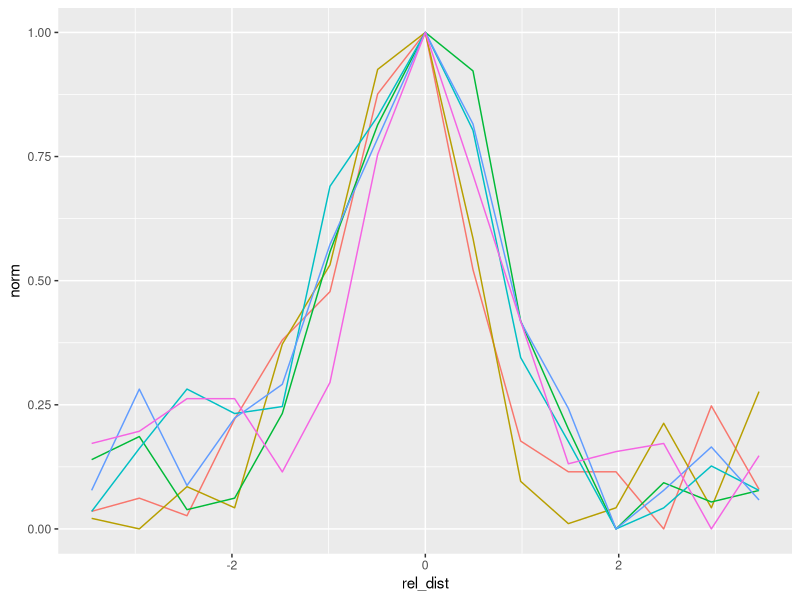
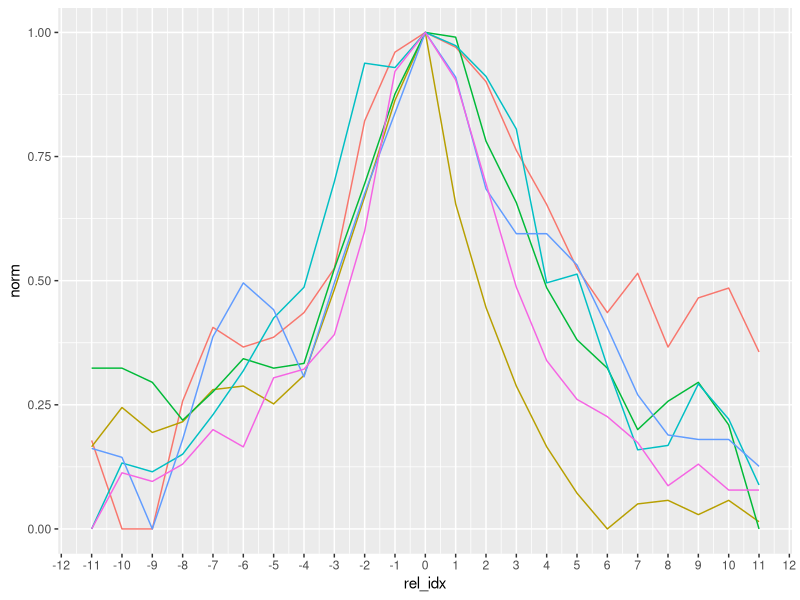
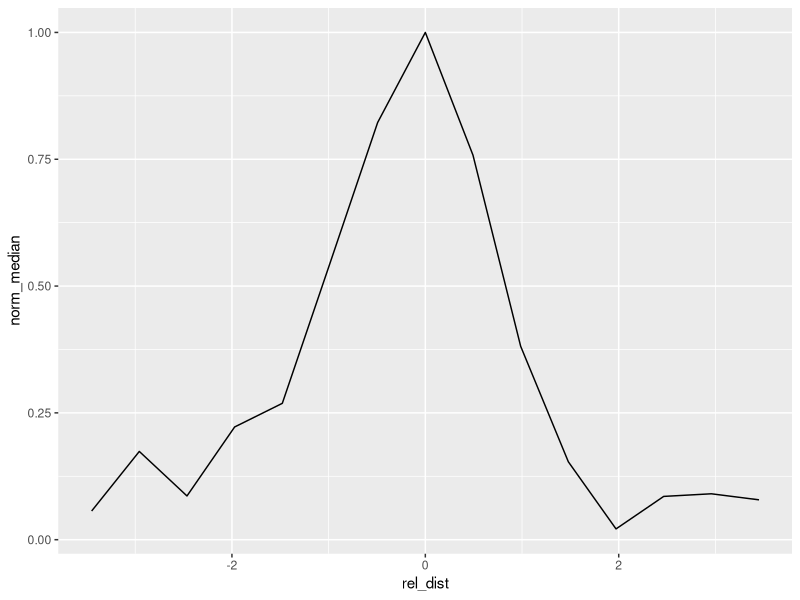
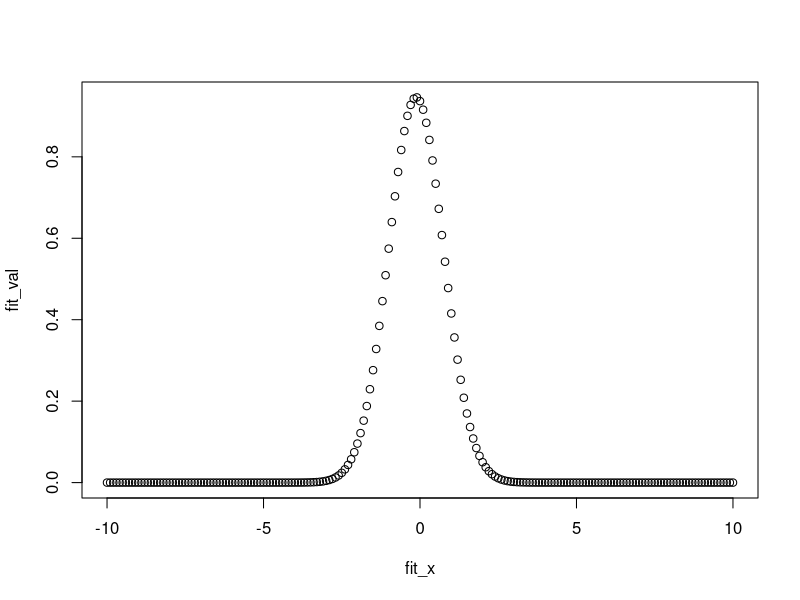
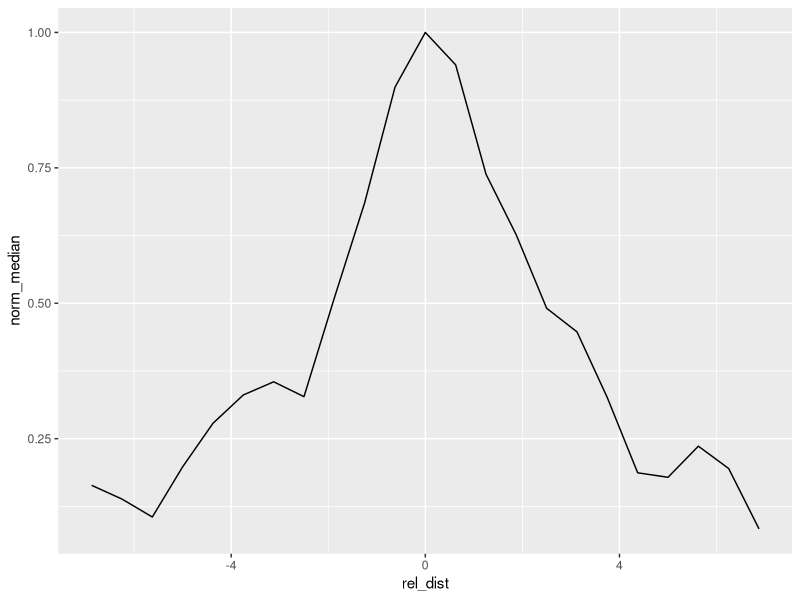
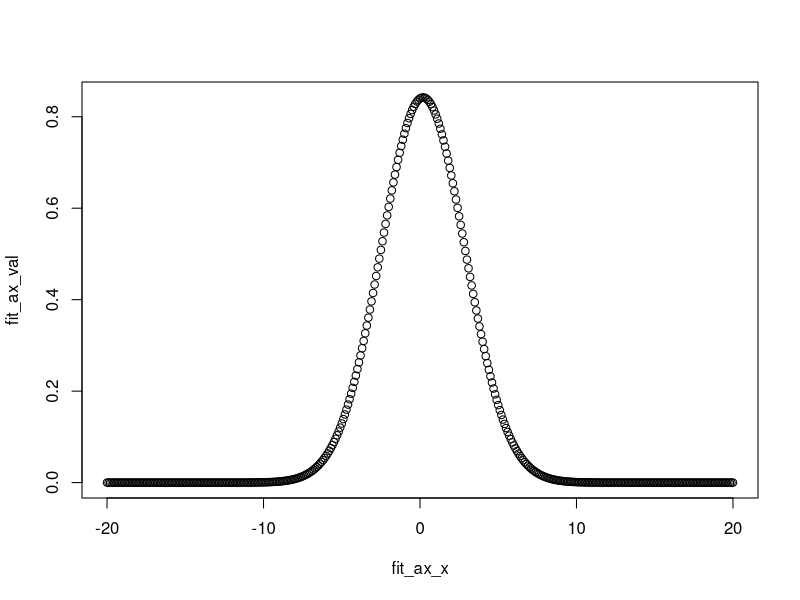
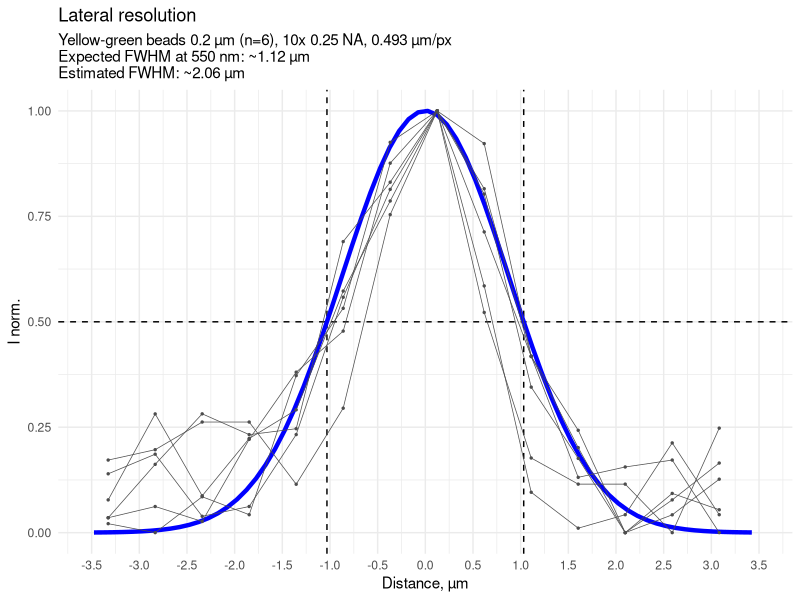
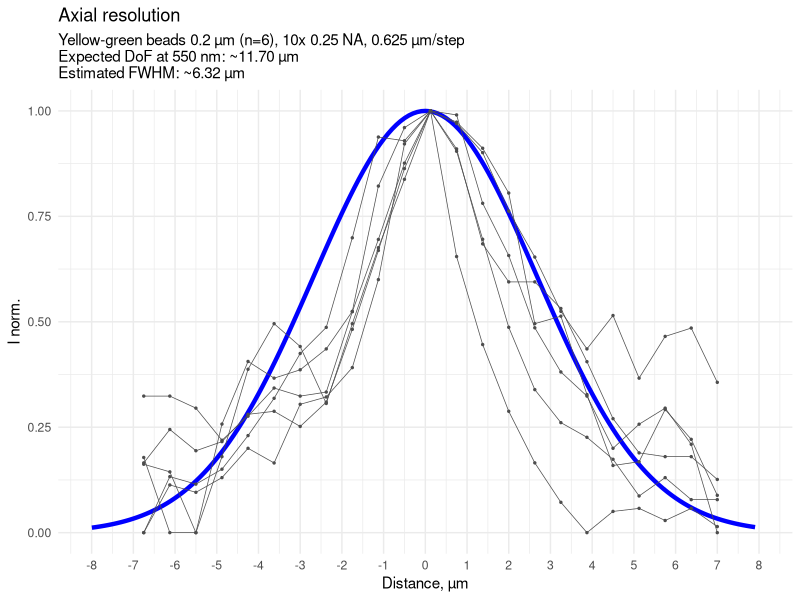

Write R code to recreate these figures, in order.

require(dplyr)
require(tidyr)
require(purrr)
require(rstatix)
require(ggplot2)
require(ggpubr)

setwd('~/bio_hardware/SPIM-Im/3_notes/26_06_25_beads/')

px.size <- 0.493  # um/px
px.zstep <- 0.625  # um/step

##### LATERAL #####
df <- rbind(read.csv('beads/lateral/01.csv') %>% mutate(bead = '01'),
            read.csv('beads/lateral/02.csv') %>% mutate(bead = '02'),
            read.csv('beads/lateral/03.csv') %>% mutate(bead = '03'),
            read.csv('beads/lateral/04.csv') %>% mutate(bead = '04'),
            read.csv('beads/lateral/05.csv') %>% mutate(bead = '05'),
            read.csv('beads/lateral/06.csv') %>% mutate(bead = '06')) %>%
      mutate(bead = as.factor(bead)) %>%
      group_by(bead) %>%
      mutate(norm = (Gray_Value-min(Gray_Value))/(max(Gray_Value)-min(Gray_Value)),
             idx = seq(1, length(Gray_Value)),
             rel_idx = idx - 8,
             rel_dist = rel_idx * px.size) %>%
      ungroup()

ggplot(data = df,
       aes(color = bead, x = rel_dist, y = norm)) +
  geom_line() +
  theme(legend.position = 'none')

##### AXIAL #####
df.ax <- rbind(read.csv('beads/axial/01.csv') %>% mutate(bead = '01'),
               read.csv('beads/axial/02.csv') %>% mutate(bead = '02'),
               read.csv('beads/axial/03.csv') %>% mutate(bead = '03'),
               read.csv('beads/axial/04.csv') %>% mutate(bead = '04'),
               read.csv('beads/axial/05.csv') %>% mutate(bead = '05'),
               read.csv('beads/axial/06.csv') %>% mutate(bead = '06')) %>%
  mutate(bead = as.factor(bead)) %>%
  group_by(bead) %>%
  mutate(norm = (Gray_Value-min(Gray_Value))/(max(Gray_Value)-min(Gray_Value)),
         idx = seq(1, length(Gray_Value)),
         rel_idx = idx - 12,
         rel_dist = rel_idx * px.zstep) %>%
  ungroup()

ggplot(data = df.ax,
       aes(color = bead, x = rel_idx, y = norm)) +
  geom_line() +
  scale_x_continuous(breaks = seq(-100,100)) +
  theme(legend.position = 'none')

##### GAUSSIAN FIT #####
fit.gaussian = function(x,y,mu,sig,scale){
  f = function(p){
    d = p[3]*dnorm(x,mean=p[1],sd=p[2])
    sum((d-y)^2)
  }
  optim(c(mu,sig,scale),f)
}

# lateral
df.median <- df %>%
  group_by(rel_idx) %>%
  mutate(norm_median = median(norm)) %>%
  ungroup() %>%
  select(rel_dist, norm_median) %>%
  distinct()

ggplot(data = df.median,
       aes(x = rel_dist, y = norm_median)) +
  geom_line() +
  theme(legend.position = 'none')

fit <- fit.gaussian(x = df.median$rel_dist, y = df.median$norm_median,
               mu = 0, sig = 2, scale = 1)

fit_x <- seq(-10,10, 0.1)
fit_val <- dnorm(fit_x,
                 mean = fit$par[1],
                 sd = fit$par[2]) * fit$par[3]
df.fit <- data.frame(x = fit_x, y = fit_val) %>%
  mutate(norm_val = (fit_val-min(fit_val))/(max(fit_val)-min(fit_val)))

fit$par
plot(fit_x, fit_val)

fwhm <- 2.355 * (fit$par[2])
fwhm

# axial
df.median.ax <- df.ax %>%
  group_by(rel_idx) %>%
  mutate(norm_median = median(norm)) %>%
  ungroup() %>%
  select(rel_dist, norm_median) %>%
  distinct()

ggplot(data = df.median.ax,
       aes(x = rel_dist, y = norm_median)) +
  geom_line() +
  theme(legend.position = 'none')

fit.ax <- fit.gaussian(x = df.median.ax$rel_dist, y = df.median.ax$norm_median,
                       mu = 0, sig = 2, scale = 1)

fit_ax_x <- seq(-20,20, 0.1)
fit_ax_val <- dnorm(fit_ax_x,
                    mean = fit.ax$par[1],
                    sd = fit.ax$par[2]) * fit.ax$par[3]
df.fit.ax <- data.frame(x = fit_ax_x, y = fit_ax_val) %>%
  mutate(ax_norm_val = (fit_ax_val-min(fit_ax_val))/(max(fit_ax_val)-min(fit_ax_val)))

fit.ax$par
plot(fit_ax_x, fit_ax_val)

fwhm.ax <- 2.355 * (fit.ax$par[2])
fwhm.ax

##### LATERAL FIT PLOT #####
ggplot(df, aes(x = rel_dist  - fit$par[1], y = norm)) +
  geom_hline(yintercept = 0.5, linetype = 2) +
  geom_vline(xintercept = fwhm/2, linetype = 2) +
  geom_vline(xintercept = -fwhm/2, linetype = 2) +
  geom_line(data = df.fit, aes(x = x - fit$par[1], y = norm_val), color = 'blue', size = 1.5) +
  geom_line(aes(group = bead), size = 0.25, color = 'grey30') +
  geom_point(aes(group = bead), size = 0.5, color = 'grey30') +
  scale_x_continuous(breaks = seq(-10, 10, 0.5),
                     limits = c(-3.5, 3.5)) +
  theme_minimal() +
  theme(legend.position = 'none') +
  labs(y = 'I norm.', x = 'Distance, µm',
       title = 'Lateral resolution',
       subtitle = 'Yellow-green beads 0.2 µm (n=6), 10x 0.25 NA, 0.493 µm/px \nExpected FWHM at 550 nm: ~1.12 µm \nEstimated FWHM: ~2.06 µm')

##### AXIAL FIT PLOT #####
ggplot(df.ax, aes(x = rel_dist  - fit$par[1], y = norm)) +
  # geom_vline(xintercept = 0.5, linetype = 2) +
  # geom_hline(yintercept = fwhm.ax/2, linetype = 2) +
  # geom_hline(yintercept = -fwhm.ax/2, linetype = 2) +
  geom_line(data = df.fit.ax, aes(x = x - fit.ax$par[1], y = ax_norm_val),
            color = 'blue', size = 1.5) +
  geom_line(aes(group = bead), size = 0.25, color = 'grey30') +
  geom_point(aes(group = bead), size = 0.5, color = 'grey30') +
  scale_x_continuous(breaks = seq(-10, 10, 1),
                     limits = c(-8, 8)) +
  theme_minimal() +
  theme(legend.position = 'none') +
  labs(y = 'I norm.', x = 'Distance, µm',
       title = 'Axial resolution',
       subtitle = 'Yellow-green beads 0.2 µm (n=6), 10x 0.25 NA, 0.625 µm/step \nExpected DoF at 550 nm: ~11.70 µm \nEstimated FWHM: ~6.32 µm')
